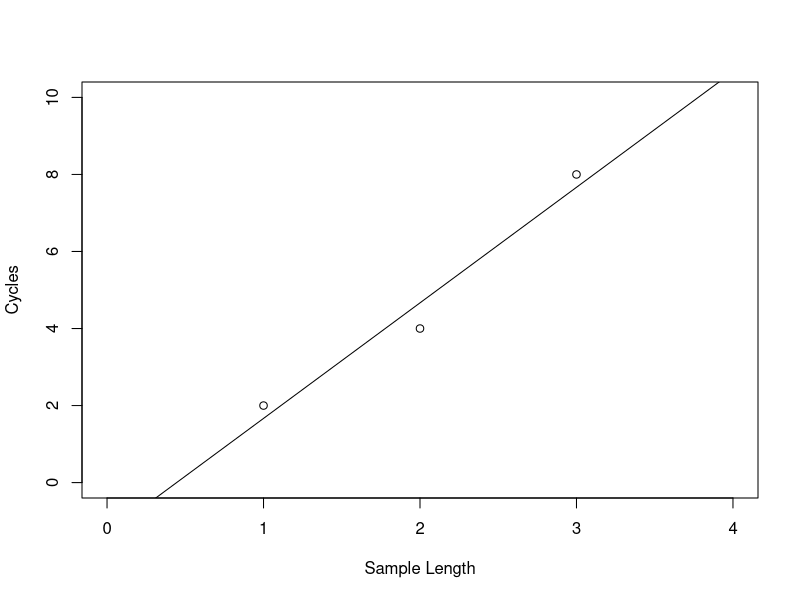

The R script that drew this image:
## ---- chunk 1
x=c(1,2,3)
y=c(2,4,8)
fit = lm(y~x)
plot(x,y,
     xlab="Sample Length",
     ylab="Cycles",
     xlim=c(0,4),
     ylim=c(0,10))
abline(fit$coefficients)
